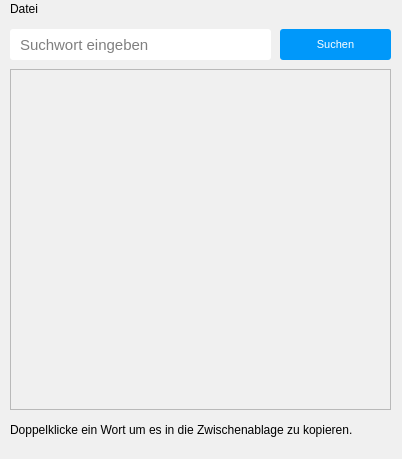
<?xml version="1.0" encoding="UTF-8"?>
<ui version="4.0">
 <class>MainWindow</class>
 <widget class="QMainWindow" name="MainWindow">
  <property name="geometry">
   <rect>
    <x>0</x>
    <y>0</y>
    <width>402</width>
    <height>459</height>
   </rect>
  </property>
  <property name="font">
   <font>
    <family>Arial</family>
   </font>
  </property>
  <property name="windowTitle">
   <string>Synonyms</string>
  </property>
  <property name="styleSheet">
   <string notr="true">background-color: rgb(240,240,240);
color: black;</string>
  </property>
  <widget class="QWidget" name="centralwidget">
   <widget class="QPushButton" name="searchButton">
    <property name="geometry">
     <rect>
      <x>280</x>
      <y>10</y>
      <width>111</width>
      <height>31</height>
     </rect>
    </property>
    <property name="font">
     <font>
      <family>Arial</family>
      <pointsize>8</pointsize>
     </font>
    </property>
    <property name="cursor">
     <cursorShape>PointingHandCursor</cursorShape>
    </property>
    <property name="styleSheet">
     <string notr="true">background-color: #0098fa;
color: white;
border-radius: 3px;
cursor: pointer;</string>
    </property>
    <property name="text">
     <string>Suchen</string>
    </property>
   </widget>
   <widget class="QLineEdit" name="searchInput">
    <property name="geometry">
     <rect>
      <x>10</x>
      <y>10</y>
      <width>261</width>
      <height>31</height>
     </rect>
    </property>
    <property name="font">
     <font>
      <family>Arial</family>
      <pointsize>11</pointsize>
     </font>
    </property>
    <property name="styleSheet">
     <string notr="true">background-color: white;
border: none;
padding-top: 3px;
padding-bottom: 3px;
padding-left: 8px;
padding-right: 8px;
border-radius: 3px;</string>
    </property>
    <property name="placeholderText">
     <string>Suchwort eingeben</string>
    </property>
   </widget>
   <widget class="QListWidget" name="outputList">
    <property name="geometry">
     <rect>
      <x>10</x>
      <y>50</y>
      <width>381</width>
      <height>341</height>
     </rect>
    </property>
   </widget>
   <widget class="QLabel" name="consoleLbl">
    <property name="geometry">
     <rect>
      <x>10</x>
      <y>400</y>
      <width>381</width>
      <height>21</height>
     </rect>
    </property>
    <property name="text">
     <string>Doppelklicke ein Wort um es in die Zwischenablage zu kopieren.</string>
    </property>
   </widget>
  </widget>
  <widget class="QMenuBar" name="menubar">
   <property name="geometry">
    <rect>
     <x>0</x>
     <y>0</y>
     <width>402</width>
     <height>21</height>
    </rect>
   </property>
   <widget class="QMenu" name="menuDatei">
    <property name="title">
     <string>Datei</string>
    </property>
    <addaction name="actionEinstellungen"/>
    <addaction name="actionSuchverlauf"/>
    <addaction name="separator"/>
    <addaction name="actionSchliessen"/>
   </widget>
   <addaction name="menuDatei"/>
  </widget>
  <widget class="QStatusBar" name="statusbar"/>
  <action name="actionSuchverlauf">
   <property name="text">
    <string>Suchverlauf</string>
   </property>
  </action>
  <action name="actionSchliessen">
   <property name="text">
    <string>Schliessen</string>
   </property>
  </action>
  <action name="actionEinstellungen">
   <property name="text">
    <string>Einstellungen</string>
   </property>
  </action>
 </widget>
 <resources/>
 <connections>
  <connection>
   <sender>searchButton</sender>
   <signal>clicked()</signal>
   <receiver>MainWindow</receiver>
   <slot>update()</slot>
   <hints>
    <hint type="sourcelabel">
     <x>217</x>
     <y>42</y>
    </hint>
    <hint type="destinationlabel">
     <x>139</x>
     <y>141</y>
    </hint>
   </hints>
  </connection>
  <connection>
   <sender>actionSuchverlauf</sender>
   <signal>triggered()</signal>
   <receiver>MainWindow</receiver>
   <slot>update()</slot>
   <hints>
    <hint type="sourcelabel">
     <x>-1</x>
     <y>-1</y>
    </hint>
    <hint type="destinationlabel">
     <x>139</x>
     <y>141</y>
    </hint>
   </hints>
  </connection>
  <connection>
   <sender>actionSchliessen</sender>
   <signal>triggered()</signal>
   <receiver>MainWindow</receiver>
   <slot>close()</slot>
   <hints>
    <hint type="sourcelabel">
     <x>-1</x>
     <y>-1</y>
    </hint>
    <hint type="destinationlabel">
     <x>139</x>
     <y>141</y>
    </hint>
   </hints>
  </connection>
  <connection>
   <sender>actionEinstellungen</sender>
   <signal>triggered()</signal>
   <receiver>MainWindow</receiver>
   <slot>update()</slot>
   <hints>
    <hint type="sourcelabel">
     <x>-1</x>
     <y>-1</y>
    </hint>
    <hint type="destinationlabel">
     <x>200</x>
     <y>229</y>
    </hint>
   </hints>
  </connection>
 </connections>
</ui>
